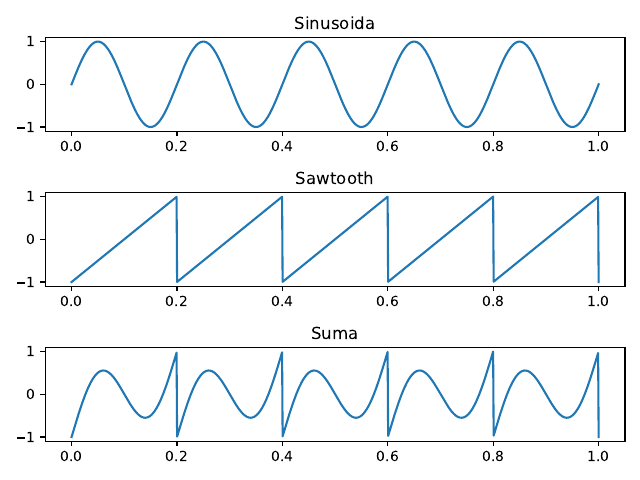

The Python source for this figure:
import numpy as np
import matplotlib.pyplot as plt

# ex4 - sinusoida + sawtooth
fs = 1000
t = np.linspace(0, 1, fs)

# sinusoida
sin_signal = np.sin(2*np.pi*5*t)

# sawtooth 
f_saw = 5
saw_signal = 2 * np.mod(f_saw * t, 1) - 1

# suma
suma = sin_signal + saw_signal

fig, ax = plt.subplots(3)
ax[0].plot(t, sin_signal)
ax[0].set_title('Sinusoida')
ax[1].plot(t, saw_signal)
ax[1].set_title('Sawtooth')
ax[2].plot(t, suma)
ax[2].set_title('Suma')
plt.tight_layout()
plt.savefig('Lab2/ex4.pdf')
plt.show()
